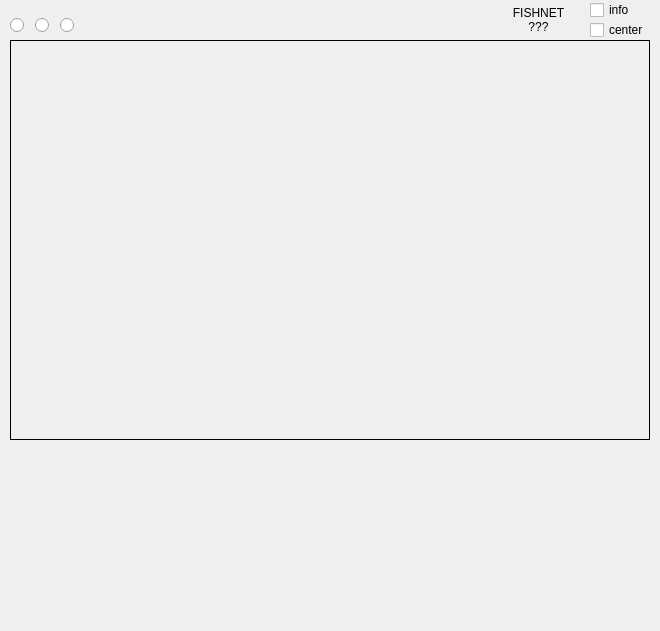
   <widget class="QFrame" name="MID">
    <property name="geometry">
     <rect>
      <x>220</x>
      <y>40</y>
      <width>660</width>
      <height>631</height>
     </rect>
    </property>
    <property name="mouseTracking">
     <bool>false</bool>
    </property>
    <property name="styleSheet">
     <string notr="true"/>
    </property>
    <property name="frameShape">
     <enum>QFrame::NoFrame</enum>
    </property>
    <property name="frameShadow">
     <enum>QFrame::Plain</enum>
    </property>
    <widget class="Display" name="SOURCE_DISPLAY">
     <property name="geometry">
      <rect>
       <x>10</x>
       <y>40</y>
       <width>640</width>
       <height>400</height>
      </rect>
     </property>
     <property name="mouseTracking">
      <bool>true</bool>
     </property>
     <property name="frameShape">
      <enum>QFrame::Box</enum>
     </property>
     <property name="text">
      <string/>
     </property>
    </widget>
    <widget class="QCheckBox" name="CENTER_CHECK">
     <property name="geometry">
      <rect>
       <x>590</x>
       <y>20</y>
       <width>67</width>
       <height>20</height>
      </rect>
     </property>
     <property name="mouseTracking">
      <bool>false</bool>
     </property>
     <property name="text">
      <string>center</string>
     </property>
    </widget>
    <widget class="Ruler" name="RULER_H">
     <property name="geometry">
      <rect>
       <x>10</x>
       <y>430</y>
       <width>640</width>
       <height>32</height>
      </rect>
     </property>
     <property name="mouseTracking">
      <bool>false</bool>
     </property>
     <property name="text">
      <string/>
     </property>
    </widget>
    <widget class="Ruler" name="RULER_V">
     <property name="geometry">
      <rect>
       <x>640</x>
       <y>40</y>
       <width>32</width>
       <height>400</height>
      </rect>
     </property>
     <property name="mouseTracking">
      <bool>false</bool>
     </property>
     <property name="text">
      <string/>
     </property>
    </widget>
    <widget class="Tools" name="ZOOM_TOOL">
     <property name="geometry">
      <rect>
       <x>10</x>
       <y>15</y>
       <width>20</width>
       <height>20</height>
      </rect>
     </property>
     <property name="text">
      <string/>
     </property>
    </widget>
    <widget class="Tools" name="SELECT_TOOL">
     <property name="geometry">
      <rect>
       <x>35</x>
       <y>15</y>
       <width>20</width>
       <height>20</height>
      </rect>
     </property>
     <property name="text">
      <string/>
     </property>
    </widget>
    <widget class="Coordinate" name="CURR_COORD">
     <property name="geometry">
      <rect>
       <x>90</x>
       <y>5</y>
       <width>90</width>
       <height>30</height>
      </rect>
     </property>
     <property name="frameShape">
      <enum>QFrame::NoFrame</enum>
     </property>
     <property name="frameShadow">
      <enum>QFrame::Raised</enum>
     </property>
    </widget>
    <widget class="Coordinate" name="START_COORD">
     <property name="geometry">
      <rect>
       <x>200</x>
       <y>5</y>
       <width>90</width>
       <height>30</height>
      </rect>
     </property>
     <property name="frameShape">
      <enum>QFrame::NoFrame</enum>
     </property>
     <property name="frameShadow">
      <enum>QFrame::Raised</enum>
     </property>
    </widget>
    <widget class="Coordinate" name="SHAPE_INFO">
     <property name="geometry">
      <rect>
       <x>310</x>
       <y>5</y>
       <width>90</width>
       <height>30</height>
      </rect>
     </property>
     <property name="frameShape">
      <enum>QFrame::NoFrame</enum>
     </property>
     <property name="frameShadow">
      <enum>QFrame::Raised</enum>
     </property>
    </widget>
    <widget class="QCheckBox" name="INFO_CHECK">
     <property name="geometry">
      <rect>
       <x>590</x>
       <y>0</y>
       <width>53</width>
       <height>20</height>
      </rect>
     </property>
     <property name="mouseTracking">
      <bool>false</bool>
     </property>
     <property name="text">
      <string>info</string>
     </property>
    </widget>
    <widget class="QLabel" name="FISHNET_RESULT">
     <property name="geometry">
      <rect>
       <x>488</x>
       <y>5</y>
       <width>101</width>
       <height>31</height>
      </rect>
     </property>
     <property name="text">
      <string>&lt;html&gt;&lt;head/&gt;&lt;body&gt;&lt;p&gt;FISHNET&lt;br/&gt;???&lt;/p&gt;&lt;/body&gt;&lt;/html&gt;</string>
     </property>
     <property name="alignment">
      <set>Qt::AlignCenter</set>
     </property>
    </widget>
    <widget class="Tools" name="PTZ_TOOL">
     <property name="geometry">
      <rect>
       <x>60</x>
       <y>15</y>
       <width>20</width>
       <height>20</height>
      </rect>
     </property>
     <property name="text">
      <string/>
     </property>
    </widget>
   </widget>
